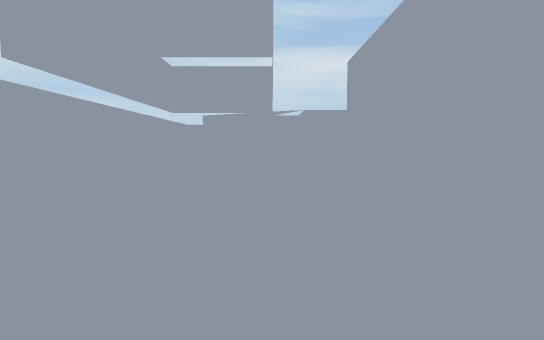
View 1 (above)

12 first-person views from a walk through a scene from a Unity 3-D project. The camera is 1.3 m above the floor, tilts 4° down and sees 75° across. The floor is counted in squares, 1 m on a side. Each view is taken from the middle of a square. On the plan, view 1 faces up. The plan holds only what a view shows up to about 15 squares ahead; the rest is blank. The place goes on beyond the plan. The player character is not drawn.

View 2
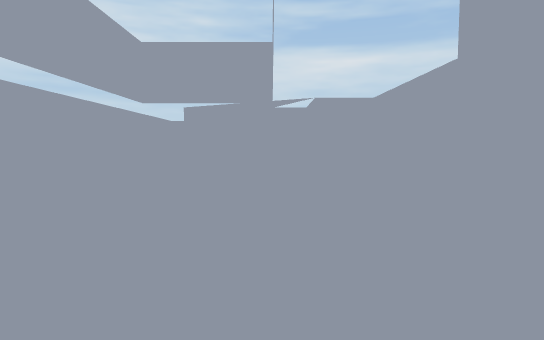

View 3
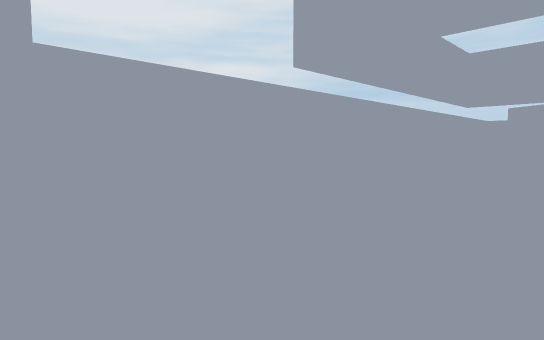

View 4
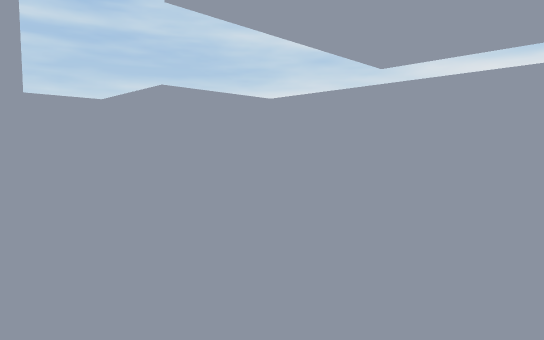

View 5
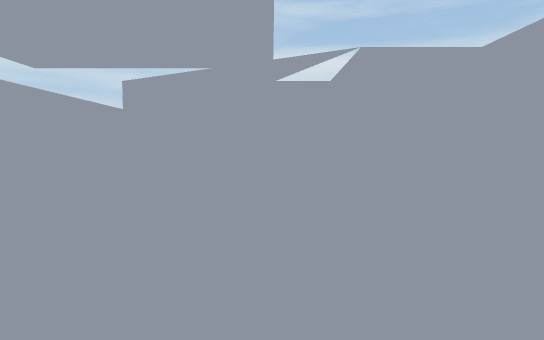

View 6
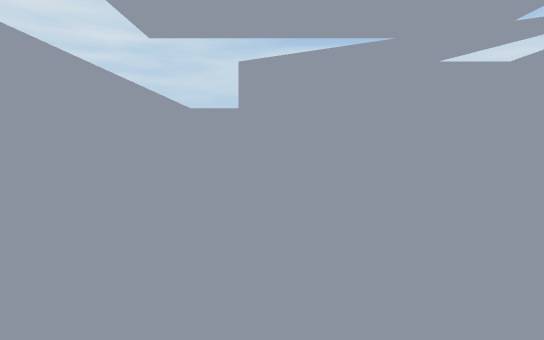

View 7
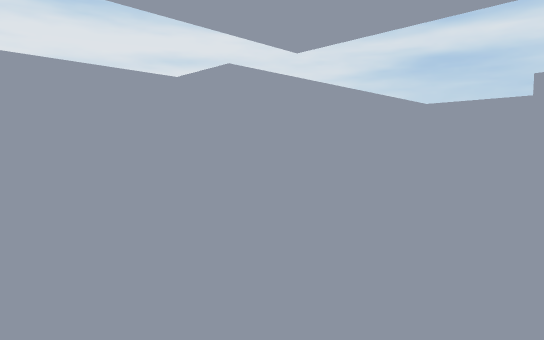

View 8
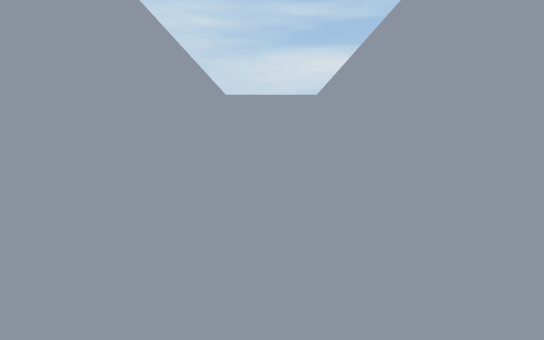

View 9
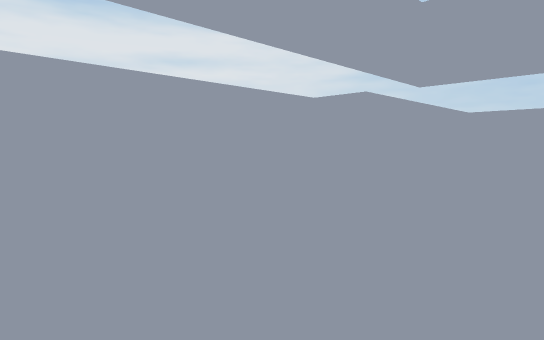

View 10
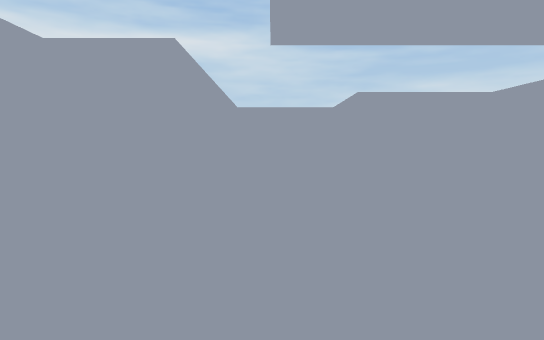

View 11
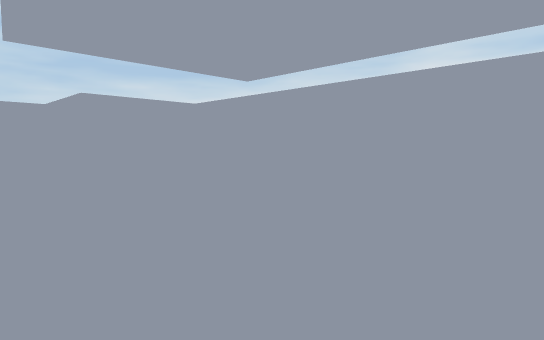

View 12
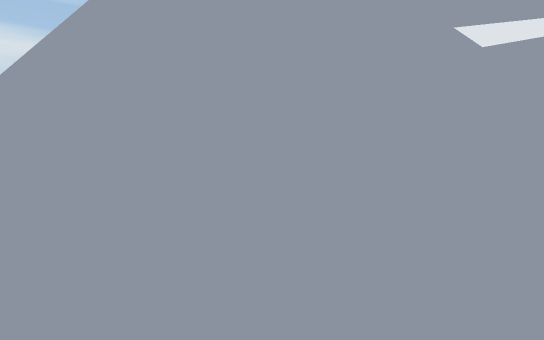

### Floor plan
Points are (right, up) in squares from view 1. A wall is a line through its corners. A room is listed if a view was taken in it or the views show most of it. See-through windows are left out.
Room 1 (views 1, 2, 3, 4, 5, 6, 7, 8, 9, 10, 11, 12)
walls: (1.4, 6.7) (3.3, 6.7) (3.3, 15.7) (1.4, 15.7) (1.4, 18.7) (-3.6, 18.7) (-3.6, 27) (-6.4, 27) (-6.4, 1.5) (-2.5, 1.5) (-2.5, -2.6) (1.4, -2.6) (1.4, 6.7)

Where each view was taken, in squares from view 1:
view 1: 0 up, 0 right, facing up
view 2: 4 up, 0 right, facing up
view 3: 1 up, 0 right, facing up-left
view 4: 10 up, 2 right, facing down-left
view 5: 10 up, 0 right, facing up
view 6: 12 up, 3 left, facing up
view 7: 11 up, 4 left, facing down-right
view 8: 16 up, 5 left, facing up
view 9: 16 up, 4 left, facing down-right
view 10: 12 up, 0 right, facing down
view 11: 13 up, 1 right, facing down-left
view 12: 17 up, 5 left, facing up-right
